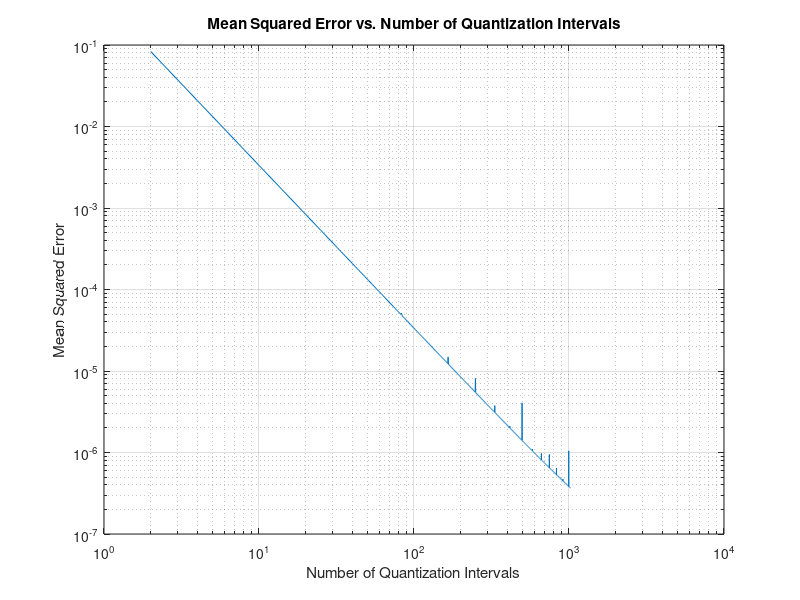
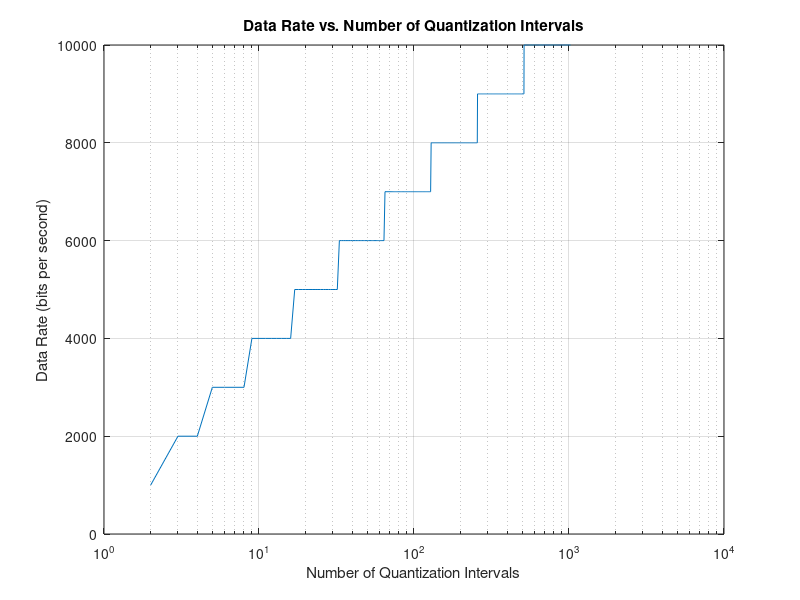

Recreate these plots in MATLAB, in order.
clc;
clear all;
close all;

Fs = 1000;
T = 1;
t = 0:1/Fs:T-1/Fs;

x = sawtooth(2*pi*2*t);

% Vary number of quantization levels
num_levels = 2:1024;
mean_errors = zeros(size(num_levels));
data_rates = zeros(size(num_levels));

for i = 1:length(num_levels)
    L = num_levels(i);
    mp = max(x); % Maximum signal amplitude
    dyn_range_of_interval = 2*mp/L;
    thresholds = linspace(-(mp-dyn_range_of_interval),(mp-dyn_range_of_interval),L-1);
    Temp_vector = [-mp thresholds mp];
    for k=1:length(Temp_vector)-1
        codebook(k) = (Temp_vector(k)+Temp_vector(k+1))/2; % Finds the midpoint of each interval (Quantized Value)
    end
    [index,quantv] = quantiz(x,thresholds,codebook);
    mean_errors(i) = mean((x-quantv).^2);
    
    % Compute data rate
    num_bits = ceil(log2(L)); % Number of bits per sample
    data_rates(i) = Fs * num_bits; % Data rate = Sampling Rate * Number of Bits per Sample
end

% Plot mean quantization error as a function of the number of quantization intervals
figure;
loglog(num_levels, mean_errors);
xlabel('Number of Quantization Intervals');
ylabel('Mean Squared Error');
title('Mean Squared Error vs. Number of Quantization Intervals');
grid on

% Plot data rate as a function of the number of quantization intervals
figure;
semilogx(num_levels, data_rates);
xlabel('Number of Quantization Intervals');
ylabel('Data Rate (bits per second)');
title('Data Rate vs. Number of Quantization Intervals');
grid on;
